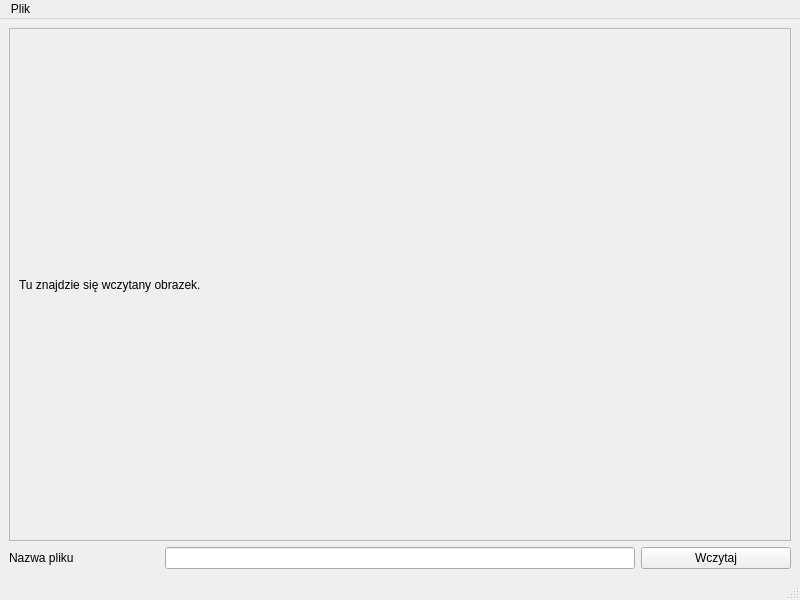
<?xml version="1.0" encoding="UTF-8"?>
<ui version="4.0">
 <class>MainWindow</class>
 <widget class="QMainWindow" name="MainWindow">
  <property name="geometry">
   <rect>
    <x>0</x>
    <y>0</y>
    <width>800</width>
    <height>600</height>
   </rect>
  </property>
  <property name="windowTitle">
   <string>MainWindow</string>
  </property>
  <widget class="QWidget" name="centralwidget">
   <layout class="QGridLayout" name="gridLayout">
    <item row="0" column="0">
     <widget class="QScrollArea" name="scrollArea">
      <property name="widgetResizable">
       <bool>true</bool>
      </property>
      <widget class="QWidget" name="scrollAreaWidgetContents">
       <property name="geometry">
        <rect>
         <x>0</x>
         <y>0</y>
         <width>778</width>
         <height>488</height>
        </rect>
       </property>
       <layout class="QGridLayout" name="gridLayout_2">
        <item row="0" column="0">
         <widget class="QLabel" name="obraz">
          <property name="text">
           <string>Tu znajdzie się wczytany obrazek.</string>
          </property>
         </widget>
        </item>
       </layout>
      </widget>
     </widget>
    </item>
    <item row="1" column="0">
     <layout class="QHBoxLayout" name="horizontalLayout">
      <item>
       <widget class="QLabel" name="label">
        <property name="minimumSize">
         <size>
          <width>150</width>
          <height>0</height>
         </size>
        </property>
        <property name="text">
         <string>Nazwa pliku</string>
        </property>
       </widget>
      </item>
      <item>
       <widget class="QLineEdit" name="lineEdit">
        <property name="minimumSize">
         <size>
          <width>300</width>
          <height>0</height>
         </size>
        </property>
       </widget>
      </item>
      <item>
       <widget class="QPushButton" name="pushButton">
        <property name="minimumSize">
         <size>
          <width>150</width>
          <height>0</height>
         </size>
        </property>
        <property name="text">
         <string>Wczytaj</string>
        </property>
       </widget>
      </item>
     </layout>
    </item>
   </layout>
  </widget>
  <widget class="QMenuBar" name="menubar">
   <property name="geometry">
    <rect>
     <x>0</x>
     <y>0</y>
     <width>800</width>
     <height>26</height>
    </rect>
   </property>
   <widget class="QMenu" name="menumenu">
    <property name="title">
     <string>Plik</string>
    </property>
    <addaction name="actionkoniec"/>
    <addaction name="actionokno"/>
   </widget>
   <addaction name="menumenu"/>
  </widget>
  <widget class="QStatusBar" name="statusbar"/>
  <action name="actionkoniec">
   <property name="text">
    <string>Koniec</string>
   </property>
   <property name="shortcut">
    <string>Ctrl+K</string>
   </property>
  </action>
  <action name="actionokno">
   <property name="text">
    <string>okno</string>
   </property>
  </action>
 </widget>
 <resources/>
 <connections/>
</ui>
